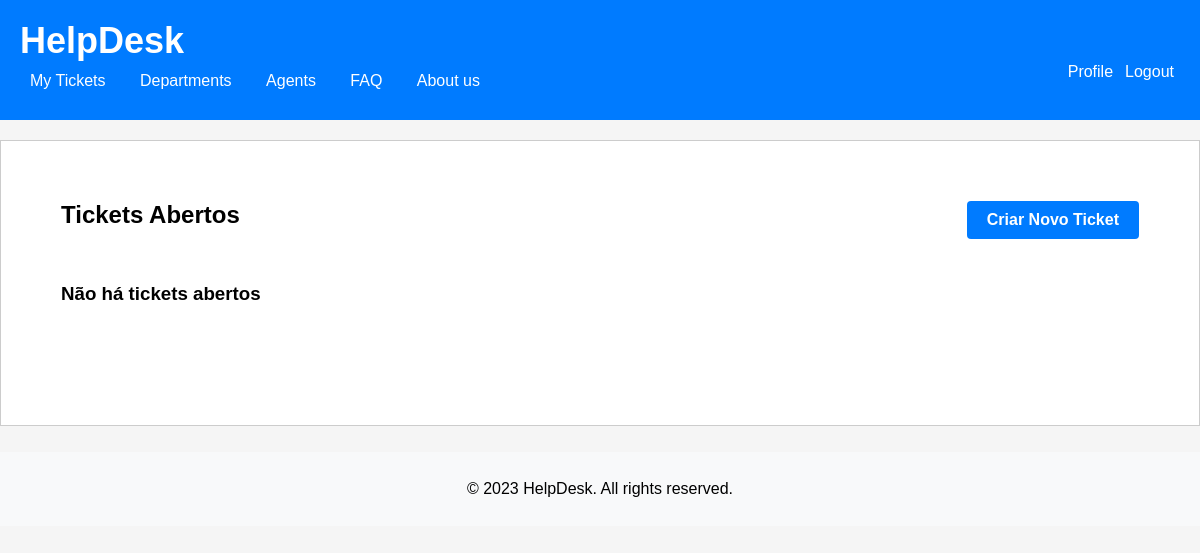
The app's page /pages/ticketpage.php, older data.
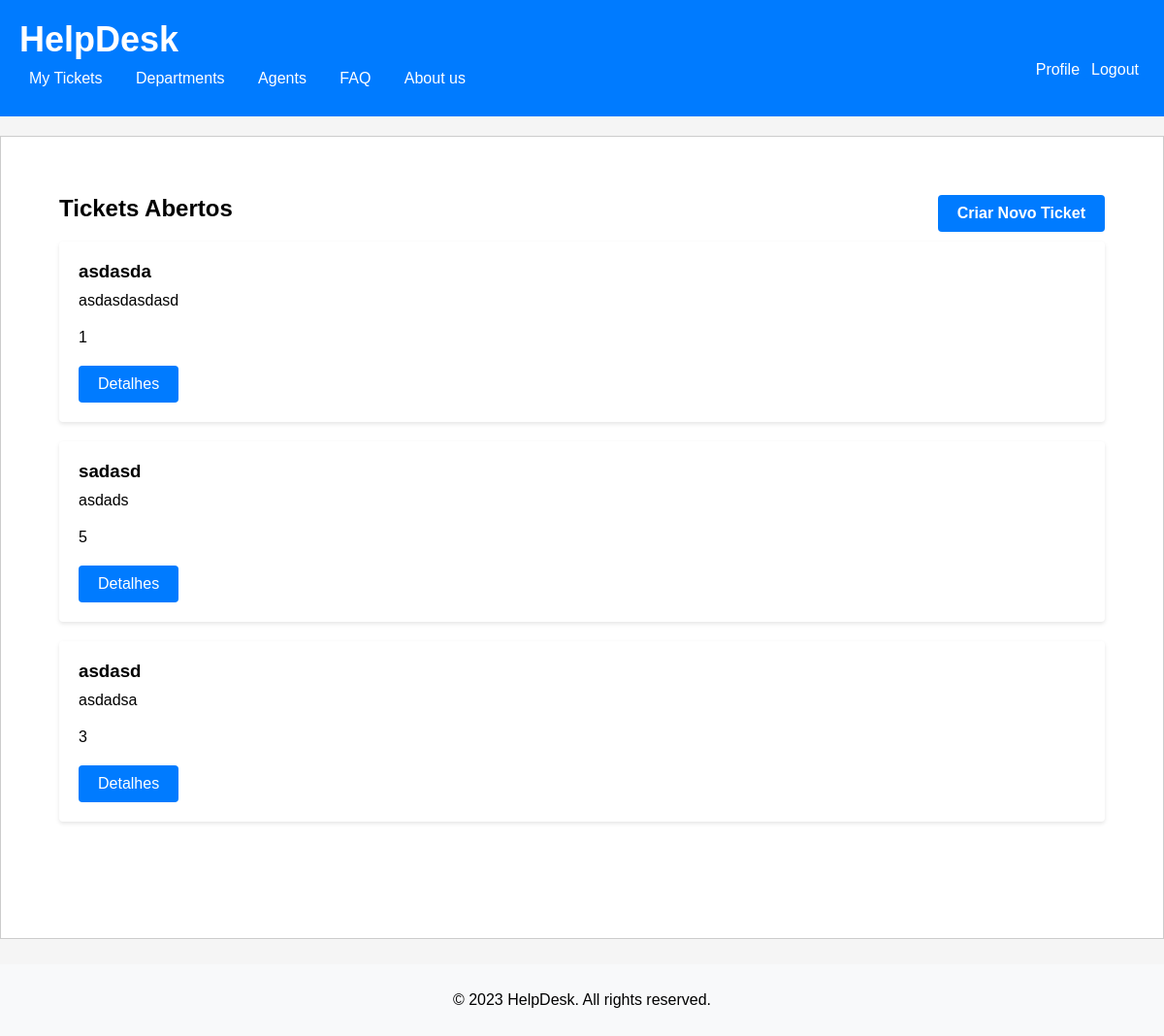
The same page, newer data.
### tables this page shows
CREATE TABLE Ticket (
    id INTEGER PRIMARY KEY AUTOINCREMENT,
    title varchar(255) NOT NULL UNIQUE,
    descriptions VARCHAR(255) NOT NULL,
    ticket_status VARCHAR (10)  NOT NULL DEFAULT 'Open' CHECK (ticket_status IN ('Open', 'Assigned', 'Resolved', 'Closed')),
    created_at TIMESTAMP NOT NULL DEFAULT CURRENT_TIMESTAMP,
    updated_at TIMESTAMP NOT NULL DEFAULT CURRENT_TIMESTAMP,
    id_user INTEGER, /* id do client que criou o ticket */
    id_agent INTEGER, /* id do agent que está a tratar do ticket */
    id_department INTEGER, /* id do department do ticket */
    CONSTRAINT current_edit_date_ck CHECK (created_at <= updated_at),
    CONSTRAINT id_usertFK FOREIGN KEY(id_user) REFERENCES User(id),
    CONSTRAINT id_agentFK FOREIGN KEY(id_agent) REFERENCES User(id),
    CONSTRAINT id_departmentFK FOREIGN KEY(id_department) REFERENCES Department(id)
);

### database/ticket.class.php (called while the page is built, shortened)
<?php
  class Ticket {
    static function getAll(PDO $db){
      $stmt = $db->prepare('
        SELECT id, title, descriptions, id_department
        FROM Ticket
        ORDER by created_at desc
      ');
      $stmt->execute();
      $row = $stmt->fetchAll(PDO::FETCH_ASSOC);
      return $row;
    }
  }
?>

### actions/getAll_tickets.php (called while the page is built, shortened)
<?php
require_once(__DIR__ . '/../database/connection.db.php');
require_once(__DIR__ . '/../database/ticket.class.php');
$tickets = Ticket::getAll($dbh);
?>

### pages/ticketpage.php (the view, shortened to what this page needs)
<?php
  require_once(__DIR__ . '/../templates/header.tpl.php');
  require_once(__DIR__ . '/../templates/footer.tpl.php');
?>
  <section class="tickets">
      <h2>Tickets Abertos
        <a href="novo_ticket.php" class="button">Criar Novo Ticket</a>
      </h2>
      <ul>
        <?php
        require_once(__DIR__ . '/../actions/getAll_tickets.php');
        if(count($tickets) == 0){
          echo "<h3>Não há tickets abertos</h3>";
        }
        for($i = 0; $i < count($tickets); $i++) {
        ?>
        <li>
          <div class="ticket" id="<?=$tickets[$i]['id']?>">
            <h3> <?=$tickets[$i]['title']?></h3>
            <p> <?=$tickets[$i]['descriptions']?> </p>
            <p> <?=$tickets[$i]['id_department']?> </p>
            <a href="" class="button">Detalhes</a>
          </div>
        </li>
        <?php } ?>
      </ul>
    </section>

Row changes from the older to the newer data that the page shows:
added ticket: title "asdasda", descriptions "asdasdasdasd", id_department "1"
added ticket: title "sadasd", descriptions "asdads", id_department "5"
added ticket: title "asdasd", descriptions "asdadsa", id_department "3"
Text that changed along with them:
text no longer shown: "Não há tickets abertos"
